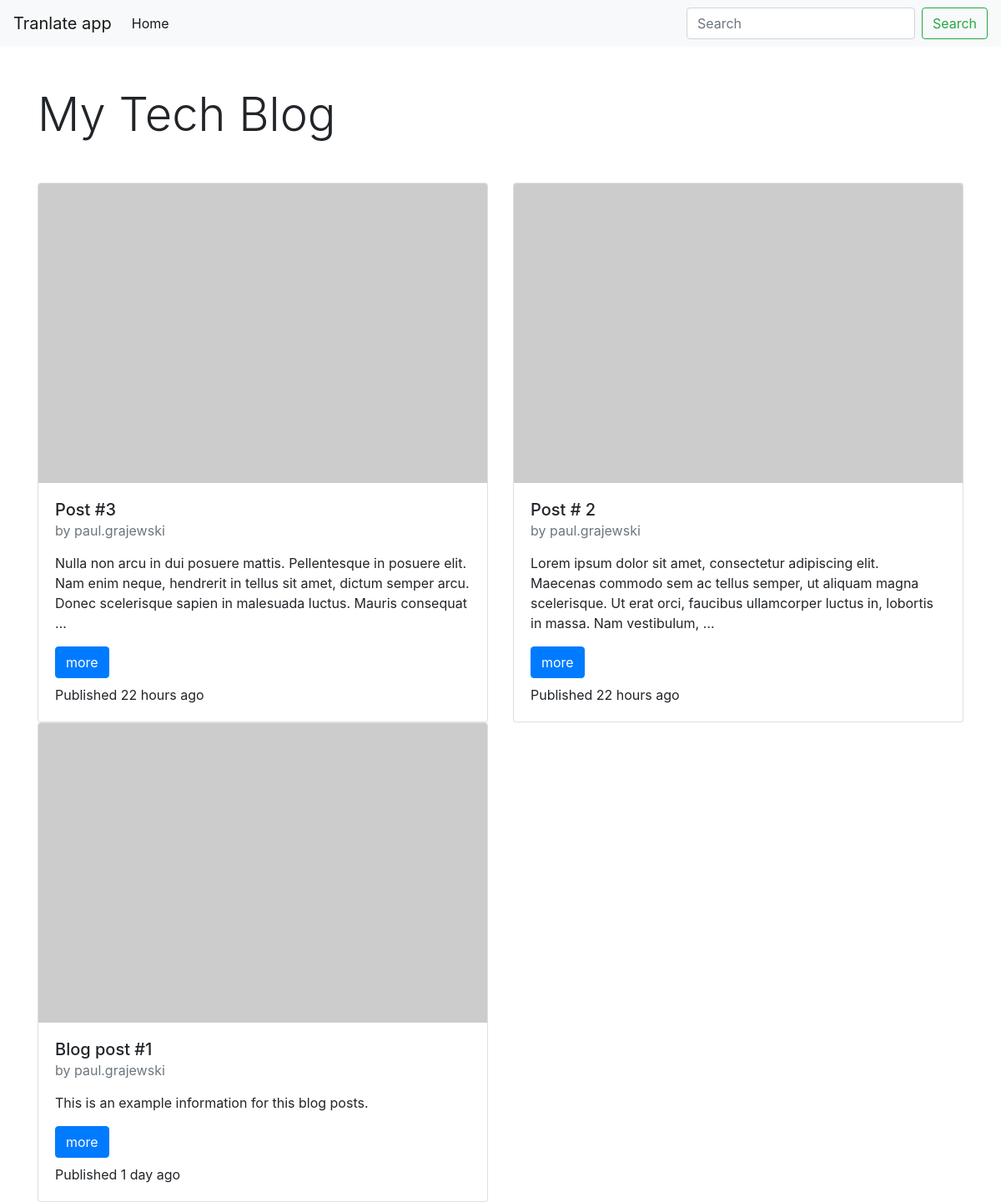
Screenshot of /blog/ with the database file from the repository.
### translateApp/models.py (models this page shows, shortened)
class Post(models.Model):
    STATUS_CHOICES = (
        ('draft','Draft'),
        ('published', 'Published'),
    )
    title = models.CharField(_('title'),max_length=250)
    slug = models.SlugField(_('slug'),max_length=250,
                            unique_for_date='publish')
    author = models.ForeignKey(User,
                                on_delete=models.CASCADE,
                                related_name='blog_posts',
                                verbose_name=_('author'),)
    body = models.TextField(_('body'))
    publish = models.DateTimeField(_('publish'),default=timezone.now)
    created = models.DateTimeField(_('created'),auto_now_add=True)
    updated = models.DateTimeField(_('updated'),auto_now=True)
    status = models.CharField(_('status'),max_length=10,
                                choices=STATUS_CHOICES,
                                default='draft')
    objects = models.Manager()
    published = PublishedManager()
    class Meta:
        ordering = ('-publish',)
        verbose_name = _('Post')
        verbose_name_plural = _('Posts')
    def get_absolute_url(self):
        return reverse('blog:post_detail',
                        args=[self.publish.year,
                            self.publish.month,
                            self.publish.day,
                            self.slug])

### translateApp/views.py (the view)
# urls.py: path('', views.post_list, name='post_list'),
def post_list(request):
    posts = Post.published.all()
    return render(request,
                    'blog/post/list.html',
                    {'posts': posts})

### translateApp/models.py (called while the page is built)
    def get_queryset(self):
        return super(PublishedManager,
                    self).get_queryset()\
                        .filter(status='published')

### translateApp/templates/blog/post/list.html (shortened to what this page needs)
{% extends "blog/base.html" %}
{% load i18n %}
{% load humanize %}
{% block content %}
 <h1 class="display-4 mt-5 mb-5">{% trans "My Tech Blog" %}</h1>
  <div class="row">
 {% for post in posts %}
        <div class="col-sm-6">
    <div class="card" >
           <img src="https://via.placeholder.com/150x100" class="card-img-top" alt="...">
           <div class="card-body">
               <h5 class="card-title"> {{ post.title }}<br><small class="text-muted">{% blocktrans with author=post.author %}by {{ author }}{% endblocktrans %}</small></h5>
               <p class="card-text">{{ post.body|truncatewords:30|linebreaks }}</p>
               <a href="{{ post.get_absolute_url }}" class="btn btn-primary">{% trans "more" %}</a>
               <p class="card-text mt-2">{% blocktrans with publish=post.publish|naturaltime %}Published {{ publish }}{% endblocktrans %}</p>
           </div>
       </div>
    </div>
    {% endfor %}
</div>
{% endblock %}

### rows the page displays
Post: title "Post #3", body "Nulla non arcu in dui posuere mattis. Pellentesque in posuere elit. Nam enim neque, hendrerit in tellus sit amet, dictum semper arcu. Donec scelerisque sapien in malesuada luctus. Mauris consequat …"
Post: title "Post # 2", body "Lorem ipsum dolor sit amet, consectetur adipiscing elit. Maecenas commodo sem ac tellus semper, ut aliquam magna scelerisque. Ut erat orci, faucibus ullamcorper luctus in, lobortis in massa. Nam vestibulum, …"
Post: title "Blog post #1", body "This is an example information for this blog posts."
